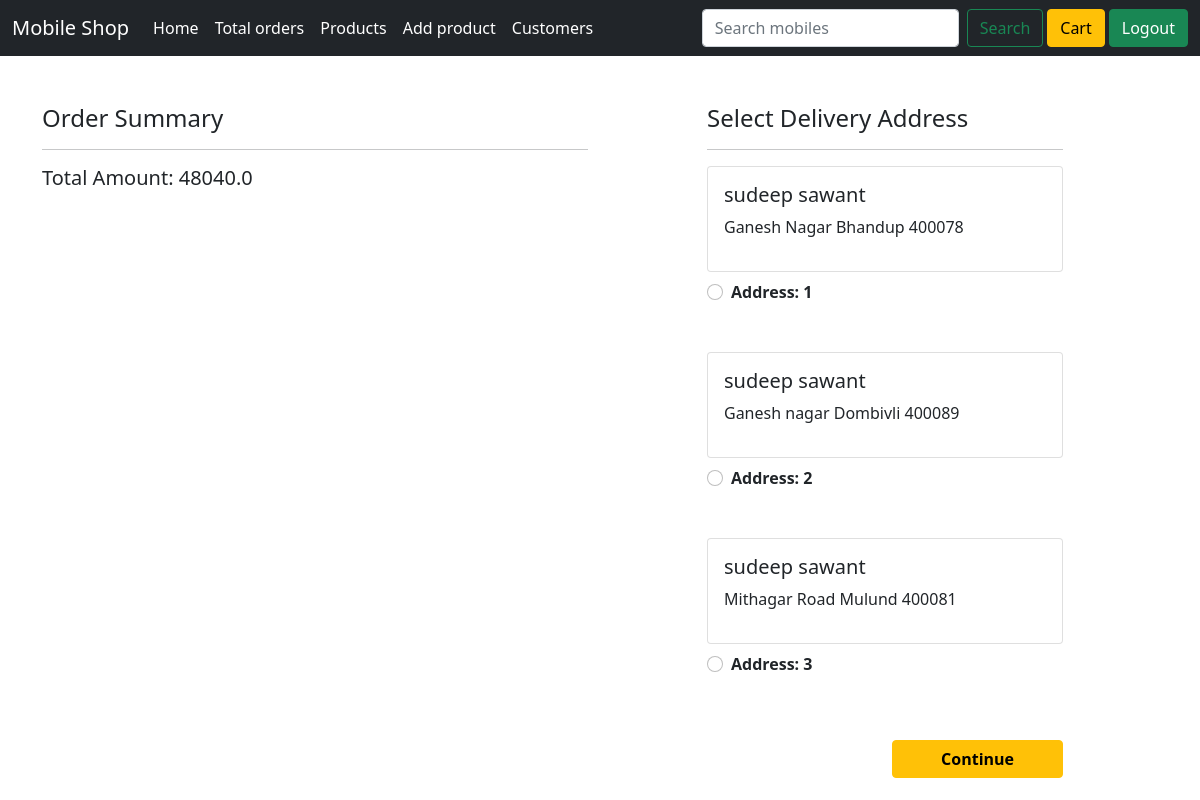
/checkout/0/ (signed in), run on the app's committed database.
### customer/models.py (models this page shows, shortened)
class Address(models.Model):
    id = models.AutoField(primary_key=True)
    user = models.ForeignKey(User, on_delete=models.CASCADE)
    flat_no = models.CharField(max_length=50, blank=True, null=True)
    building = models.CharField(max_length=100, blank=True, null=True)
    area = models.CharField(max_length=100, blank=True, null=True)
    city = models.CharField(max_length=100, blank=True, null=True)
    pin = models.IntegerField(blank=True,null=True)

### home/models.py (models this page shows, shortened)
class User(AbstractBaseUser, PermissionsMixin):
    id = models.AutoField(primary_key=True)
    email = models.EmailField(_('email address'), unique=True, max_length=150)
    user_name = models.CharField(max_length=15, unique=True)
    first_name = models.CharField(max_length=150, null=False, blank=False)
    last_name = models.CharField(max_length=150, null=True, blank=True)
    joinedOn = models.DateTimeField(default=timezone.now)
    contact = models.CharField(max_length=10, unique=True)
    is_staff = models.BooleanField(default=False)
    is_active = models.BooleanField(default=True)
    objects = CustomAccountManager()
    USERNAME_FIELD = 'email'
    REQUIRED_FIELDS = ['user_name', 'first_name']

### customer/views.py (the view)
# urls.py: path('checkout/<int:id>/', views.checkout, name='checkout'),
def checkout(request, **kwargs):
    user = request.user
    cart_items = Cart.objects.filter(user=user)
    addresses = Address.objects.filter(user=user)
    cart_product = [p for p in Cart.objects.all() if p.user == user]
    context = {
        'id': kwargs['id'],
        'addresses': addresses,
    }
    payments = (
        ('COD'),
        ('UPI'),
        ('Net Banking'),
        ('Credit/Debit Card'),
    )
    if cart_product:
        context.update(price_detail(user))
    return render(request, 'customer/checkout.html', context)

### customer/models.py (called while the page is built)
    def __str__(self):
        return str(self.id) + " " + self.product.model + " " + str(self.quantity)

### customer/views.py (called while the page is built)
def price_detail(user):
    amount = 0.0
    delivery_charges = 40.0
    total_amount = 0.0
    price_data = {}
    cart_product = [p for p in Cart.objects.all() if p.user == user]
    print('***********', cart_product)
    print(len(cart_product))
    for p in cart_product:
        temp_amount = (p.quantity * p.product.discount_price)
        amount = amount + temp_amount
    cart_list = list(cart_product)
    print(len(cart_list))
    if amount < 50000:
        if len(cart_product) > 1:
            delivery_charges = 00.0
        total_amount = amount + delivery_charges
        price_data['delivery_charges'] = delivery_charges
    else:
        delivery_charges = 00.0
        total_amount = amount + delivery_charges
        price_data['delivery_charges'] = delivery_charges
    price_data['amount'] = amount
    price_data['total_amount'] = total_amount
    return price_data

### customer/templates/customer/checkout.html (shortened to what this page needs)
{% extends 'home/layout.html' %}
{% load static %}
{% block content %}
<div class="container">
  <div class="row mt-5">
    <div class="col-sm-6">
      <h4>Order Summary</h4>
      <hr>
      <h5>Total Amount: {{total_amount}}</h5>
    </div>
    <div class="col-sm-4 offset-sm-1">
      <h4>Select Delivery Address</h4>
      <hr>
      <form action="{% url 'payment' id %}" method="post">
        {% for addr in addresses %}
        <div class="card">
          <div class="card-body">
            <h5>{{addr.user.first_name}} {{addr.user.last_name}}</h5>
            <p>{{addr.area}} {{addr.city}} {{addr.pin}}</p>
          </div>
        </div>
        <div class="form-check mt-2 mb-5">
          <input class="form-check-input" type="radio" value="{{addr.id}}" name="custid"
            id="custadd{{forloop.counter}}">
          <label class="form-check-label fw-bold" for="custadd{{forloop.counter}}"> Address: {{forloop.counter}} </label>
        </div>
        {% empty %}
          <h3>No address! Please add your address</h3>
        {% endfor %}
        <div class="text-end">
          <button type="submit" class="btn btn-warning mt-3 px-5 fw-bold">Continue</button>
        </div>
    </div>
  </div>
</div>
{% endblock content %}

### data on the page
Address: user.first_name "sudeep", user.last_name "sawant", area "Ganesh Nagar", city "Bhandup", pin "400078"
Address: user.first_name "sudeep", user.last_name "sawant", area "Ganesh nagar", city "Dombivli", pin "400089"
Address: user.first_name "sudeep", user.last_name "sawant", area "Mithagar Road", city "Mulund", pin "400081"

### other printed values
{{ total_amount }} "48040.0"
